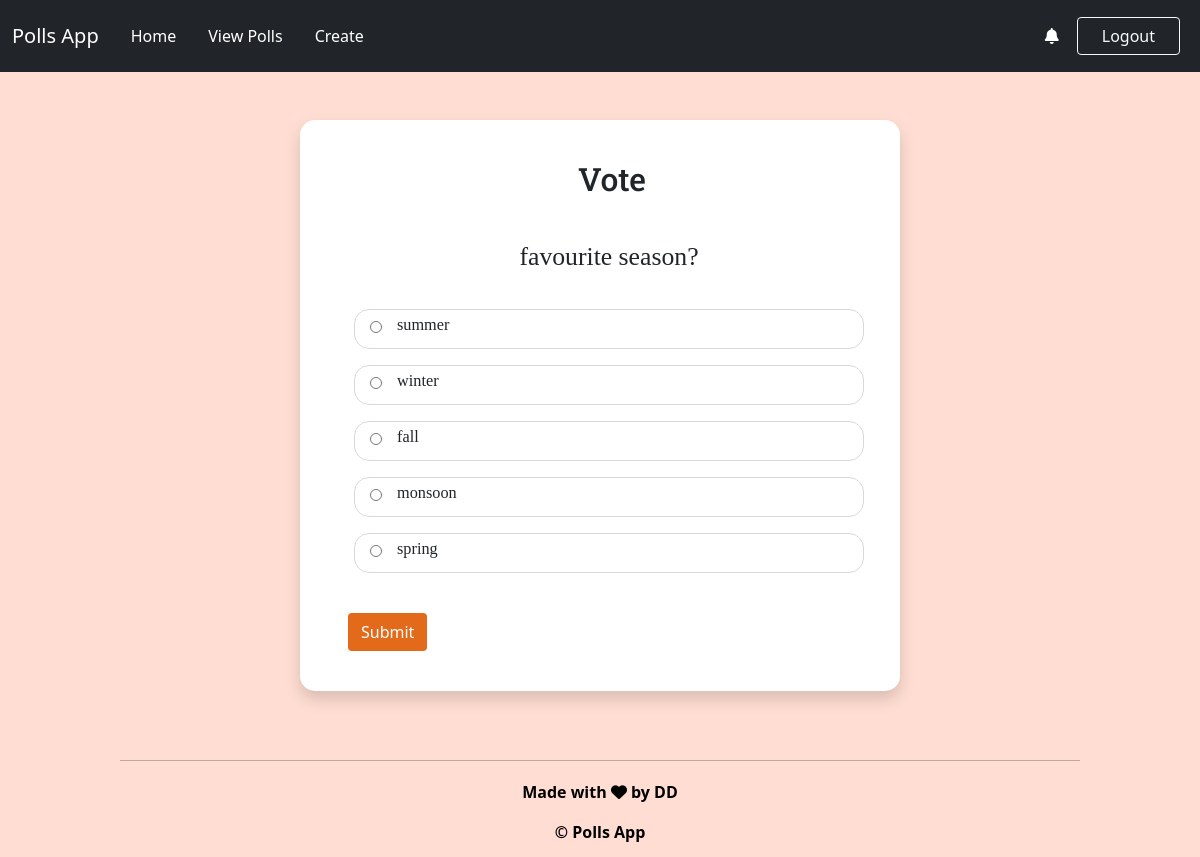
/newpoll/vote/4 (signed in), run on the app's committed database.
### newpoll/models.py (models this page shows, shortened)
class Question(models.Model):
    question = models.CharField(max_length=200)
    created_by = models.ForeignKey(User ,on_delete=models.CASCADE, null = True)
    created_on = models.DateTimeField(auto_now_add=True)
    class Meta:
        ordering = ['created_on']

class Choice(models.Model):
    question = models.ForeignKey(Question, on_delete=models.CASCADE)
    choice_text = models.TextField()
    votes = models.IntegerField(default=0)

### newpoll/views.py (the view, shortened to what this page needs)
# urls.py: path('vote/<int:pk>',views.vote,name='vote'),
def vote(request,pk):
    if request.user.is_anonymous:
        return redirect('/newpoll/login')
    question = Question.objects.get(id=pk)
    context = {
        "question":question,
    }
    return render(request,'vote.html',context)

### newpoll/templates/vote.html (shortened to what this page needs)
{% load static %}
<link href="https://cdn.jsdelivr.net/npm/bootstrap@5.0.2/dist/css/bootstrap.min.css" rel="stylesheet">
<link rel="stylesheet" href="/static/vote.css?{%now "U" %}"/>
<link
  rel="stylesheet"
  href="https://cdnjs.cloudflare.com/ajax/libs/font-awesome/6.2.0/css/all.min.css"
/>
<div class="navbar navbar-expand-lg  navbar-dark bg-dark sticky-top">
    <div class="container-fluid">
        <a href="" class="navbar-brand">Polls App</a>
        <div class="collapse navbar-collapse" id="navbarSupportedContent">
            <ul class="navbar-nav me-auto mb-2 mb-lg-0">
                <li class="nav-item">
                    <a class="nav-link active p-2 m-2" aria-current="page" href="../home">Home</a>
                </li>
                <li class="nav-item">
                    <a class="nav-link active p-2 m-2" aria-current="page" href="../profile">View Polls</a>
                </li>
                <li class="nav-item">
                    <a class="nav-link active p-2 m-2" aria-current="page" href="../create">Create</a>
                </li>
            </ul>
            <a href="../sharedpoll" ><i class="fa-solid fa-bell" style="color:white; margin-right:10px;"></i>
            </a>
            <a href="/newpoll/logout" class="login-link">
                <button class="btn btn-outline-light px-4 m-2">Logout</button>
            </a>
        </div>
    </div>
</div>
<div class="container-fluid d-flex justify-content-center align-items-center">
    <div class="container-fluid mt-5 shadow content-main" style="width:50vw;border-radius: 15px;">
        <form action="/newpoll/vote/{{question.id}}" method="post">
            <div class="container-fluid heading-main">
                <h2>Vote</h2>
            </div>
            <div class="container-fluid d-flex content">
                <div class="name">
                    <div>{{question.question}}</div>
                </div>
                {%for choice in question.choice_set.all%}
                    <div class="choices">
                        <input type="radio" class="input-choices" id="choice1" name="choice" value="{{choice.id}}" placeholder="Choice">
                        <label for="choice1" class="form-label choice-label">{{choice.choice_text}}</label>
                    </div>
                {%endfor%}
            </div>
            <div class="button">
                <button class="submit btn" type="submit">
                    Submit
                </button>
            </div>
        </form>
    </div>
</div>
<footer class="footer">
    <hr width="80%" style="margin: 1% auto;" />
    <div class="footerlasr">
      <div class="footer-copyright">
        <p id="credits">Made with <i class="fa fa-heart" aria-hidden="true"></i> by DD</p>
      </div>
    </footer>
    <footer class="beech">
      <p>© Polls App</p>
  </footer>

### newpoll/static/vote.css (style rules this page uses)
.heading-main { width:50vw; display: flex; justify-content: center; align-items: center; padding-top: 2vh; font-family: 'Roboto Slab'; font-size: 2vmin; }
form { margin-top: 3vh; }
.name { margin-bottom: 2vh; margin-left: 2.5vw; margin-top: 2vh; display: flex; justify-content: center; align-items: center; font-size: 3vmin; font-family: 'sans-serif'; }
.choice-label { font-family: 'san-sherif'; }
.choices { margin-top: 2vh; margin-left: 2.5vw; border: 1px solid #d9d9d9; border-radius: 15px; height:5vh; display: flex; align-items: center; }
.choices input { width:1.5vw; height:1.5vh; font-family: 'san-sherif'; padding-left: 1vw; margin-left: 1vw; margin-bottom: 0.5vh; }
.choices label { padding-left: 1vw; font-size: 1.9vmin; font-family: 'san-sherif'; }
.content { margin-top: 2vh; flex-direction: column; justify-content: space-evenly; }
.submit { margin-top: 5vh; margin-left: 3vw; background-color: rgb(226, 106, 26) !important; color:white; }
.content-main { background-color: white; height:fit-content; padding-bottom: 3vh; padding-right: 3vh; }
.footer { width: 100%; color:black; padding-bottom :0px; margin-top: 69px; font-weight: 500; }
.footerlasr { width: 100%; display: flex; flex-wrap: wrap; justify-content: space-around; }
p { font-weight: bold; color:black; }
#credits { margin-top: 6.9px; }
.beech { text-align:center; }

### data on the page
Question: question "favourite season?"
Choice: choice_text "summer"
Choice: choice_text "winter"
Choice: choice_text "fall"
Choice: choice_text "monsoon"
Choice: choice_text "spring"
